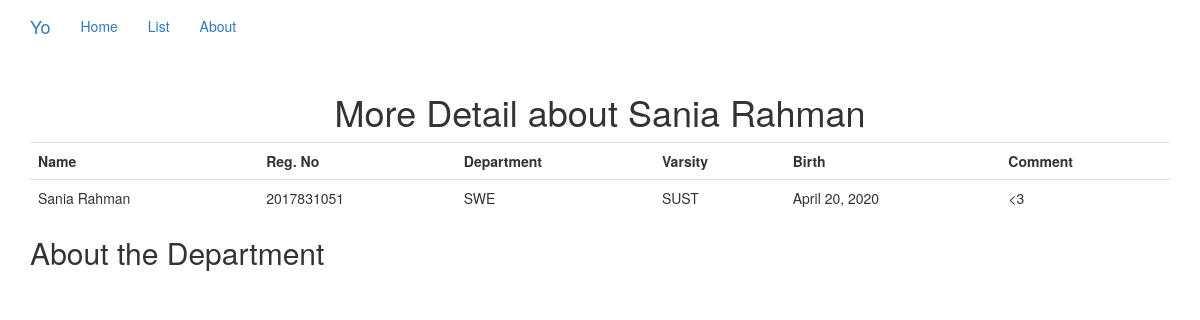
Page /detail/1/ on the committed database.
### demo/models.py (models this page shows, shortened)
class Student(models.Model):
    student_id = models.OneToOneField(GlobalSerial, on_delete=models.CASCADE,null=True)
    name = models.CharField(max_length=200)
    reg_no = models.IntegerField()
    dept = models.ForeignKey(Department, on_delete=models.CASCADE,null=True,related_name="student")  #one to may relation!
    varsity = models.ForeignKey(Varsity, on_delete=models.CASCADE,null=True,related_name="student")  #one to may relation!
    birth = models.DateField()
    comment = models.CharField(max_length=500,blank=True)

class Department (models.Model):
    name = models.CharField(max_length=100)
    seats = models.IntegerField()
    def __str__(self):
        return self.name

class Varsity (models.Model):
    name = models.CharField(max_length=100)
    location = models.CharField(max_length = 150)
    def __str__(self):
        return self.name

### demo/views.py (the view)
# urls.py: path('detail/<int:pk>/',Detail.as_view(),name='detail'),
class Detail(DetailView):
    std = Student
    template_name = 'detail.html'
    context_object_name = 'student'
    queryset = Student.objects.all()

### demo/templates/detail.html
{% extends 'base.html' %} {% block content %}
<div class="container">
    <h1 style="text-align: center;">More Detail about {{student.name}}</h1>
 <table class="table">
     <tr>
         <th>Name</th>
         <th>Reg. No</th>
         <th>Department</th>
         <th>Varsity</th>
         <th>Birth</th>
         <th>Comment</th>
     </tr>
     <tr>
         <td>{{student.name}}</td>
         <td>{{student.reg_no}}</td>
         <td>{{student.dept}}</td>
         <td>{{student.varsity}}</td>
         <td>{{student.birth}}</td>
         <td>{{student.comment}}</td>
     </tr>
 </table>
    <h2>About the Department</h2>
</div>
{% endblock %}

### rows in the picture
Student: name "Sania Rahman", reg_no "2017831051", dept "SWE", varsity "SUST", birth "April 20, 2020", comment "<3"
